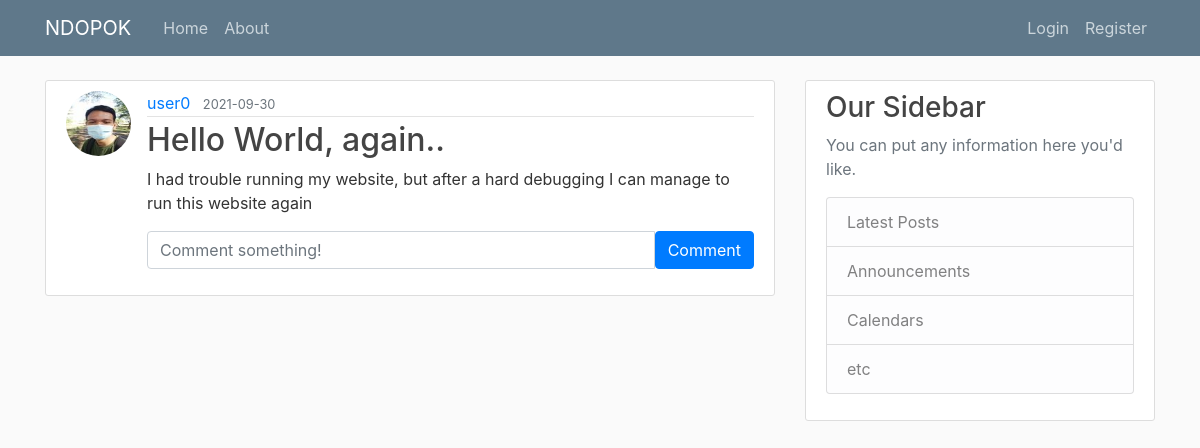
/post/1, run on the app's committed database.
### web_app_flask/models.py (models this page shows, shortened)
class User(db.Model, UserMixin):
    id = db.Column(db.Integer, primary_key=True)
    username = db.Column(db.String(20), unique=True, nullable=False)
    email = db.Column(db.String(120), unique=True, nullable=False)
    image_file = db.Column(db.String(20), nullable=False, default='default.jpg')
    password = db.Column(db.String(60), nullable=False)
    posts = db.relationship('Post', backref='author', lazy=True)
    comments = db.relationship('Comment', backref='user', passive_deletes=True)

class Post(db.Model):
    id = db.Column(db.Integer, primary_key=True)
    title = db.Column(db.String(100), nullable=False)
    date_posted = db.Column(db.DateTime, nullable=False, default=datetime.utcnow)
    content = db.Column(db.Text, nullable=False)
    user_id = db.Column(db.Integer, db.ForeignKey('user.id'), nullable=False)
    comments = db.relationship('Comment', backref='post', passive_deletes=True)

### web_app_flask/posts/routes.py (the view)
@posts.route("/post/<int:post_id>")
def post(post_id):
    post = Post.query.get_or_404(post_id)
    return render_template('post.html', title=post.title, post=post)

### web_app_flask/templates/post.html (shortened to what this page needs)
{% extends "layout.html" %}
{% block content %}
  <article class="media content-section">
    <img class="rounded-circle article-img" src="{{ url_for('static', filename='profile/' + post.author.image_file) }}">
    <div class="media-body">
      <div class="article-metadata">
        <a class="mr-2" href="{{ url_for('users.user_posts', username=post.author.username) }}">{{ post.author.username }}</a>
        <small class="text-muted">{{ post.date_posted.strftime('%Y-%m-%d') }}</small>
      </div>
      <h2 class="article-title">{{ post.title }}</h2>
      <p class="article-content">{{ post.content }}</p>
      <form
        class="input-group mb-3"
        method="POST"
        action="/create-comment/{{post.id}}"
      >
        <input
          type="text"
          id="text"
          name="text"
          class="form-control"
          placeholder="Comment something!"
        />
        <button type="submit" class="btn btn-primary">Comment</button>
      </form>
    </div>
  </article>
{% endblock content %}

### web_app_flask/static/main.css (style rules this page uses)
body { background: #fafafa; color: #333333; margin-top: 5rem; }
h1, h2, h3, h4, h5, h6 { color: #444444; }
.content-section { background: #ffffff; padding: 10px 20px; border: 1px solid #dddddd; border-radius: 3px; margin-bottom: 20px; }
.article-title { color: #444444; }
.article-content { white-space: pre-line; }
.article-img { height: 65px; width: 65px; margin-right: 16px; }
.article-metadata { padding-bottom: 1px; margin-bottom: 4px; border-bottom: 1px solid #e3e3e3 }

### data on the page
User: image_file (picture), author.username "user0"
Post: date_posted "2021-09-30", title "Hello World, again..", content "I had trouble running my website, but after a hard debugging I can manage to run this website again"
